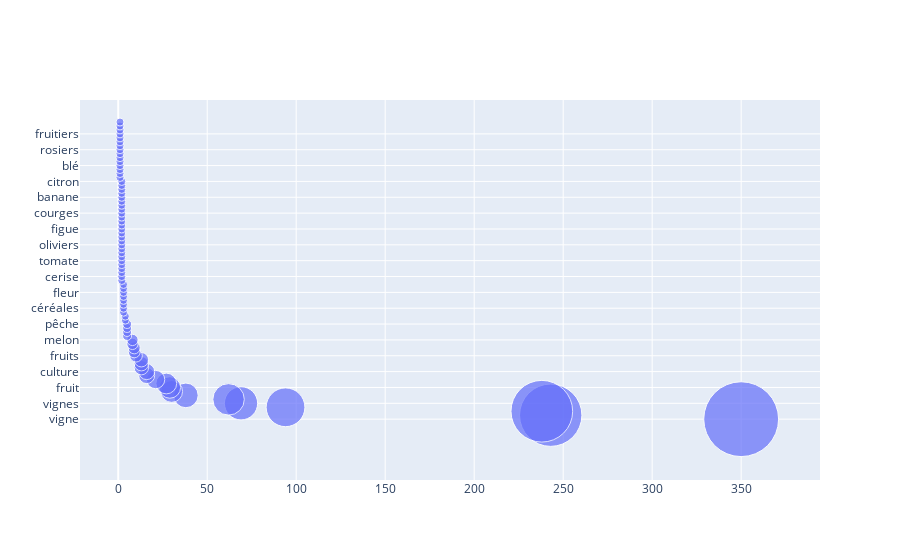

The code cell stored with this chart in its notebook:
### Code cell
size = [20, 40, 60, 80, 100, 80, 60, 40, 20, 40]
fig = go.Figure(data=[go.Scatter(
    x=features,
    y=true_labels,
    mode='markers',
    marker=dict(
        size=features,
        sizemode='area',
        sizeref=2.*max(size)/(40.**2),
        sizemin=4
    )
)])

fig.show()

### Figure 1 — Plotly figure (JSON) as saved in the notebook; plotly's stock layout.template omitted (floating-point values rounded to 4 significant figures)
{"data": [{"marker": {"size": [350, 243, 238, 94, 69, 62, 38, 30, 29, 27, 21, 16, 16, 13, 13, 13, 10, 9, 9, 8, 8, 5, 5, 5, 5, 4, 4, 3, 3, 3, 3, 3, 3, 3, 3, 2, 2, 2, 2, 2, 2, 2, 2, 2, 2, 2, 2, 2, 2, 2, 2, 2, 2, 2, 2, 2, 2, 2, 2, 2, 2, 1, 1, 1, 1, 1, 1, 1, 1, 1, 1, 1, 1, 1, 1, 1], "sizemin": 4, "sizemode": "area", "sizeref": 0.125}, "mode": "markers", "type": "scatter", "x": [350, 243, 238, 94, 69, 62, 38, 30, 29, 27, 21, 16, 16, 13, 13, 13, 10, 9, 9, 8, 8, 5, 5, 5, 5, 4, 4, 3, 3, 3, 3, 3, 3, 3, 3, 2, 2, 2, 2, 2, 2, 2, 2, 2, 2, 2, 2, 2, 2, 2, 2, 2, 2, 2, 2, 2, 2, 2, 2, 2, 2, 1, 1, 1, 1, 1, 1, 1, 1, 1, 1, 1, 1, 1, 1, 1], "y": ["vigne", "baies", "viticulture", "cultures", "vignes", "pois", "gel", "soleil", "fruit", "semences", "raisin de table", "vins", "culture", "vin", "baie", "fleurs", "fruits", "jachères", "tournesol", "côte", "melon", "noyers", "verger", "raisin", "pêche", "agrumes", "noix", "céréales à paille", "céréales", "jachère", "olivier", "zones non agricoles", "fleur", "pailles", "vergers", "poire", "cerise", "laurier", "tomates", "mangue", "tomate", "légumes", "melons", "amandiers", "oliviers", "goyave", "chênes", "arbres fruitiers", "figue", "roses", "rose", "abricot", "courges", "poivrons", "fruitières", "fruits tropicale", "banane", "pêchers", "orangé", "ananas", "citron", "orange", "gels", "marron", "blé", "noisette", "côtes", "chênaies", "rosiers", "poirier", "oranges", "noyer", "fruitiers", "raisins", "forêts", "chêne"]}], "layout": {}}
